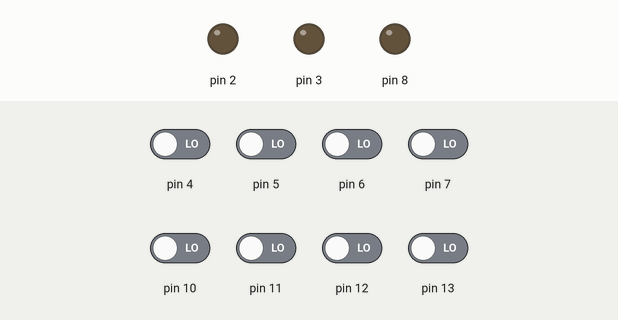
Bench run of a sketch on a simulated Arduino Uno, built with avr-gcc and run on an emulated ATmega328P. On the bench: output pins drawn as LEDs (lit = HIGH). The test bench sets the inputs (shaded band); at power-on: pin 4–7, pin 10–13 LOW.

Above: at 1.2 s.
1.3 s: pin 4 driven HIGH
At 2.4 s:
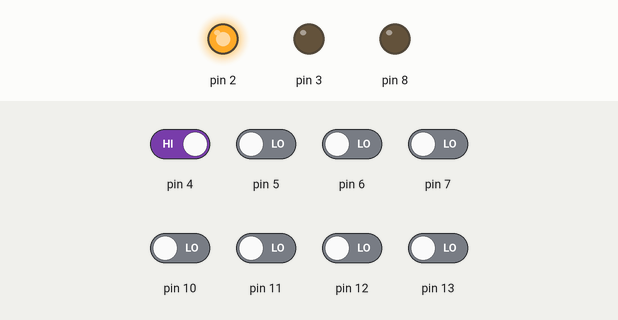
2.8 s: pin 5 driven HIGH
At 3.6 s:
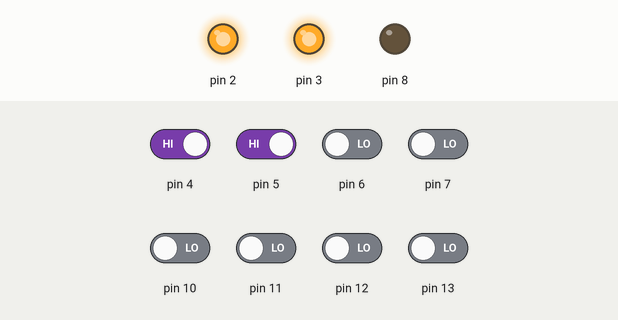
4.3 s: pin 7 driven HIGH
At 4.8 s:
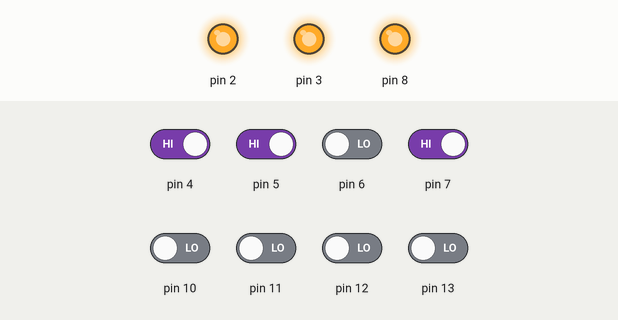
Timing chart, 0 to 7.3 s (numbered marks = the images above; inputs shaded):
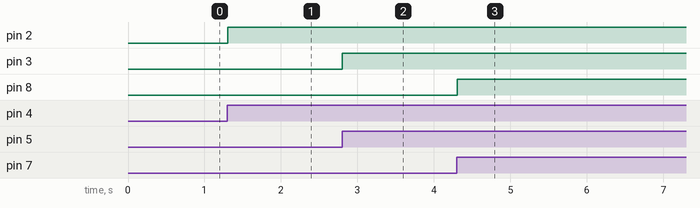

Measured:
- after the input at 1.3 s, pin 2: LOW → HIGH at once
- after the input at 2.8 s, pin 3: LOW → HIGH at once
- after the input at 4.3 s, pin 8: LOW → HIGH at once

The sketch:

switch_and_current.ino
```cpp
#include "config.h"
#include "switch.h"
#include <Arduino.h>
#include <Wire.h>


Switch switches[] = {
  Switch(4, 2),
  Switch(5, 3),
  Switch(6, 30),
  Switch(7, 8),
  Switch(10, 29),
  Switch(11, 28),
  Switch(12, 27),
  Switch(13, 26)
};

void setup() {
  Serial.begin(9600);
  Serial.setTimeout(50);
  Wire.begin(I2C_ARRDESS);                // join i2c bus with address #2
  // Wire.onRequest(requestEvents);
  // Wire.onReceive(receiveEvents);
}

void loop() {
  String input;
  while(Serial.available()) {
      input = Serial.readString();// read the incoming data as string
      parseCommand(input);
  }
  checkAll();

  delay(100);
}

void checkAll() {
  int count = sizeof(switches) / sizeof(Switch);
  for (int i = 0; i < count; i++) {
    switches[i].check();
  }
}


void parseCommand(String input) {
  String command;
  String param1, param2;
  int length = input.length();

  String _str;
  char c;
  int i = 0;
  while(i < length) {
    c = input[i];
    if (c != ' ' && c != '\n') {
      _str += c;
    };
    if ((i+1 == length || c == ' ') && _str.length() > 0) {
      if (command.length() == 0) {
        command = _str;
      } else if (param1.length() == 0) {
        param1 = _str;
      } else if (param2.length() == 0) {
        param2 = _str;
        break;
      }
      _str = "";
    }
    i++;
  };
  Serial.println("# "+command+":"+param1+":"+param2);

  // do command
  if (command == "help") {
      printHelp();
  } else if (command == "list") {
      printList();
  } else if (command == "i2c") {
      Serial.println(getI2CStatus());
  } else if (command == "toggle") {
      toggle(param1.toInt()-1);
  } else if (command == "on") {
      on(param1.toInt()-1);
  } else if (command == "off") {
      off(param1.toInt()-1);
  } else if (command == "status") {
      int st = getStatus(param1.toInt()-1);
      Serial.print("status: ");
      Serial.println(st);
  } else {
      Serial.println("Unknown command: " + command);
  }
}

void toggle(int index)
{
  switches[index].toggle();
  Serial.println("toggle: ok");
}

void on(int index)
{
  switches[index].on();
  Serial.println("on: ok");
}

void off(int index)
{
  switches[index].off();
  Serial.println("off: ok");
}

int getStatus(int index)
{
  return switches[index].getStatus();
}

String getI2CStatus() {
  String result;

  char b[8];
  int count = sizeof(switches) / sizeof(Switch);
  for (int i = 0; i < 8; i++) {
    if (i >= count) {
      b[i] = 0;
    } else {
      b[i] = switches[i].getStatus();
    }
  }
  result = b;

  int value = 1022;
  byte highbyte=value>>8; //shift right 8 bits, leaving only the 8 high bits.
  byte lowbyte=value & 0xFF; //bitwise AND with 0xFF
  result += char(highbyte);
  result += char(lowbyte);

  return result;
}

void printList() {
  Serial.println("index\t| button pin\t| switch pin\t| status");
  int count = sizeof(switches) / sizeof(Switch);
  for (int i = 0; i < count; i++) {
    Serial.print(i+1);
    Serial.print("\t| ");
    Serial.print(switches[i].getButtonPin());
    Serial.print("\t\t| ");
    Serial.print(switches[i].getSwitchPin());
    Serial.print("\t\t| ");
    Serial.println(switches[i].getStatus()? 'on': 'off');
  }
}


void printHelp()
{
  Serial.println("help - display this help");
  Serial.println("list - display list of switches");
  Serial.println("on N - switch ON switch N");
  Serial.println("off N - switch OFF switch N");
  Serial.println("toggle N - toggle switch N");
  Serial.println("status N - get status of N switch");
  Serial.println("i2c - get status in i2c format");
}
```

switch.cpp
```cpp
#include "switch.h"
#include "Arduino.h"
#include "config.h"

Switch::Switch(int buttonPin, int switchPin)
{
  this->_button_pin = buttonPin;
  this->_switch_pin = switchPin;

  pinMode(switchPin, OUTPUT);
  pinMode(buttonPin, INPUT);

  this->off();
};

boolean Switch::on() {
  this->_switch_status = 1;
  digitalWrite(this->_switch_pin, SWITCH_MODE? HIGH: LOW);
};

boolean Switch::off() {
  this->_switch_status = 0;
  digitalWrite(this->_switch_pin, SWITCH_MODE? LOW: HIGH);
};

int Switch::toggle() {
  if (this->_switch_status == 1) {
    this->off();
  } else {
    this->on();
  }

  return this->_switch_status;
};

int Switch::getStatus() {
  return this->_switch_status;
};

void Switch::check() {
  int pressed = digitalRead(this->_button_pin);
  //int pressed = this->_button_status == HIGH? LOW: HIGH;

  if (pressed != this->_button_status && pressed == HIGH) {
      this->toggle();
  }
  this->_button_status = pressed;
};

int Switch::getSwitchPin() {
  return this->_switch_pin;
};

int Switch::getButtonPin() {
  return this->_button_pin;
}
```

switch.h
```cpp
#ifndef Switch_h
#define Switch_h

#include "Arduino.h"

class Switch
{
  private:
    int _button_pin;
    int _switch_pin;
    int _switch_status;
    int _button_status = 0;
  public:
    Switch(int buttonPin, int switchPin);
    boolean on();
    boolean off();
    int toggle();
    int getStatus();
    void check();
    int getSwitchPin();
    int getButtonPin();
};

#endif
```

config.h
```cpp
#ifndef config_h
#define config_h

#define SWITCH_MODE 1 // 1: 5v when on, 0: 0v when on
#define I2C_ARRDESS 0x48 // 0x48, 0x49, 0x4A, 0x4Bs

#endif
```
